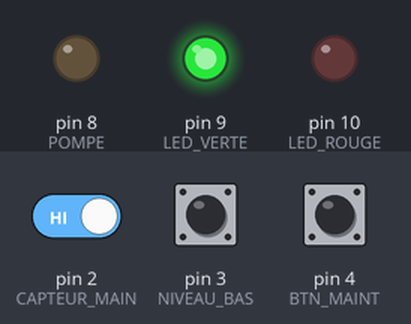
The sketch below on a simulated Arduino Uno, built with avr-gcc and run on an emulated ATmega328P. On the bench: output pins drawn as LEDs (lit = HIGH). Dashed ring = blinking. Inputs (shaded band) come from the test bench; at power-on: pin 2 (CAPTEUR_MAIN) HIGH, pin 3 (NIVEAU_BAS) HIGH, pin 4 (BTN_MAINT) HIGH.

Above: at 1.2 s.
1.3 s: pin 2 (CAPTEUR_MAIN) driven LOW
At 1.8 s:
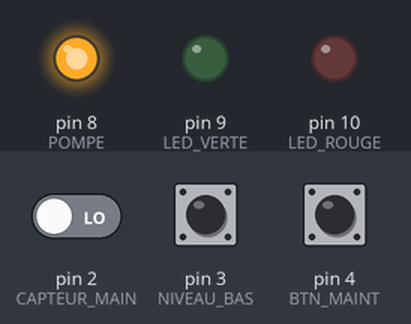
At 2.4 s:
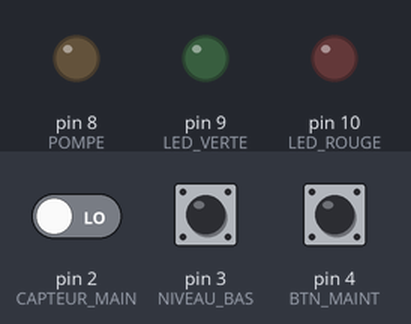
4.3 s: pin 3 (NIVEAU_BAS) pulled LOW for 0.15 s
At 4.54 s:
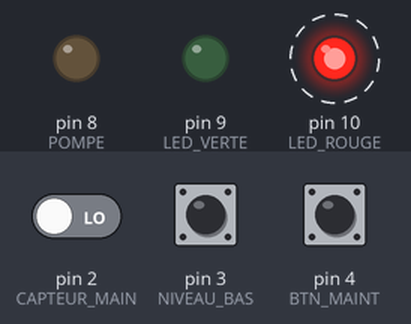
Timing chart, 0 to 13.4 s (numbered marks = the images above; inputs shaded):
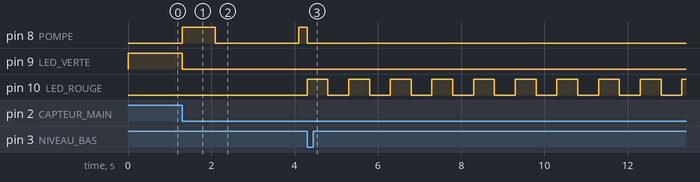

The sketch:

m2023_ex7_gel.ino
```cpp
// Midterm 2022-2023, Exercice 7 : distributeur de gel (FSM complete, non bloquante)
const int CAPTEUR_MAIN = 2, NIVEAU_BAS = 3, BTN_MAINT = 4;
const int POMPE = 8, LED_VERTE = 9, LED_ROUGE = 10;
const unsigned long T_DOSE = 800, T_ATTENTE = 2000, T_CLIGNO = 500;   // 1 Hz = 500 ms ON / 500 ms OFF

enum class Etat { PRET, DISTRIB, ATTENTE, VIDE };
Etat etat = Etat::PRET;
unsigned long tEntree = 0, tCligno = 0;
bool ledRouge = false;

bool mainDetectee()   { return digitalRead(CAPTEUR_MAIN) == LOW; }
bool reservoirVide()  { return digitalRead(NIVEAU_BAS) == LOW; }
bool maintenance()    { return digitalRead(BTN_MAINT) == LOW; }
void changer(Etat e)  { etat = e; tEntree = millis(); }

void setup() {
  pinMode(CAPTEUR_MAIN, INPUT);          // le capteur IR a sa propre sortie
  pinMode(NIVEAU_BAS, INPUT_PULLUP);
  pinMode(BTN_MAINT, INPUT_PULLUP);
  pinMode(POMPE, OUTPUT); pinMode(LED_VERTE, OUTPUT); pinMode(LED_ROUGE, OUTPUT);
}

void loop() {
  unsigned long now = millis();
  switch (etat) {
    case Etat::PRET:                                   // (demande : code du case PRET)
      digitalWrite(LED_VERTE, HIGH); digitalWrite(LED_ROUGE, LOW); digitalWrite(POMPE, LOW);
      if (reservoirVide())      changer(Etat::VIDE);     // (4)
      else if (mainDetectee())  changer(Etat::DISTRIB);  // (1)
      break;
    case Etat::DISTRIB:                                // (6) : pompe ON, LED verte eteinte
      digitalWrite(LED_VERTE, LOW); digitalWrite(POMPE, HIGH);
      if (reservoirVide())      changer(Etat::VIDE);     // amelioration d) : securite pendant la dose
      else if (now - tEntree >= T_DOSE) changer(Etat::ATTENTE);   // (2)
      break;
    case Etat::ATTENTE:
      digitalWrite(POMPE, LOW);
      if (now - tEntree >= T_ATTENTE) changer(Etat::PRET);        // (3)
      break;
    case Etat::VIDE:                                   // (demande : code du case VIDE)
      digitalWrite(POMPE, LOW); digitalWrite(LED_VERTE, LOW);
      if (now - tCligno >= T_CLIGNO) { tCligno = now; ledRouge = !ledRouge; digitalWrite(LED_ROUGE, ledRouge); }
      if (maintenance() && !reservoirVide()) changer(Etat::PRET);  // (5) : valide seulement si rempli
      break;
  }
}
```

Measured:
- after the input at 1.3 s, pin 8 (POMPE): LOW → HIGH at once, → LOW 0.80 s later, → HIGH 2.0 s later; pin 9 (LED_VERTE): HIGH → LOW at once
- after the input at 4.3 s, pin 10 (LED_ROUGE): alternates HIGH for 0.50 s and LOW for 0.50 s, starting at once
